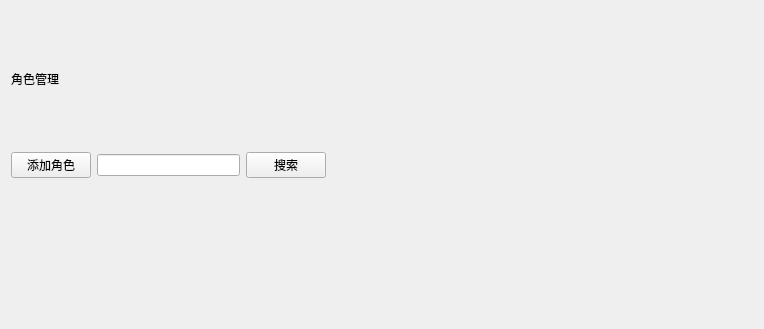
<?xml version="1.0" encoding="UTF-8"?>
<ui version="4.0">
 <class>RoleWidget</class>
 <widget class="QWidget" name="RoleWidget">
  <property name="geometry">
   <rect>
    <x>0</x>
    <y>0</y>
    <width>764</width>
    <height>329</height>
   </rect>
  </property>
  <property name="windowTitle">
   <string>Form</string>
  </property>
  <layout class="QVBoxLayout" name="verticalLayout">
   <item>
    <layout class="QHBoxLayout" name="horizontalLayout_3">
     <item>
      <widget class="QLabel" name="label">
       <property name="text">
        <string>角色管理</string>
       </property>
      </widget>
     </item>
     <item>
      <spacer name="horizontalSpacer_2">
       <property name="orientation">
        <enum>Qt::Horizontal</enum>
       </property>
       <property name="sizeHint" stdset="0">
        <size>
         <width>40</width>
         <height>20</height>
        </size>
       </property>
      </spacer>
     </item>
    </layout>
   </item>
   <item>
    <layout class="QHBoxLayout" name="horizontalLayout_2" stretch="1,2,1,6">
     <item>
      <widget class="QPushButton" name="pushButton">
       <property name="text">
        <string>添加角色</string>
       </property>
      </widget>
     </item>
     <item>
      <widget class="QLineEdit" name="lineEdit"/>
     </item>
     <item>
      <widget class="QPushButton" name="pushButton_2">
       <property name="text">
        <string>搜索</string>
       </property>
      </widget>
     </item>
     <item>
      <spacer name="horizontalSpacer">
       <property name="orientation">
        <enum>Qt::Horizontal</enum>
       </property>
       <property name="sizeHint" stdset="0">
        <size>
         <width>40</width>
         <height>20</height>
        </size>
       </property>
      </spacer>
     </item>
    </layout>
   </item>
   <item>
    <widget class="TableWidget" name="role_list" native="true"/>
   </item>
  </layout>
 </widget>
 <customwidgets>
  <customwidget>
   <class>TableWidget</class>
   <extends>QWidget</extends>
   <header>tablewidget.h</header>
   <container>1</container>
  </customwidget>
 </customwidgets>
 <resources/>
 <connections/>
</ui>
